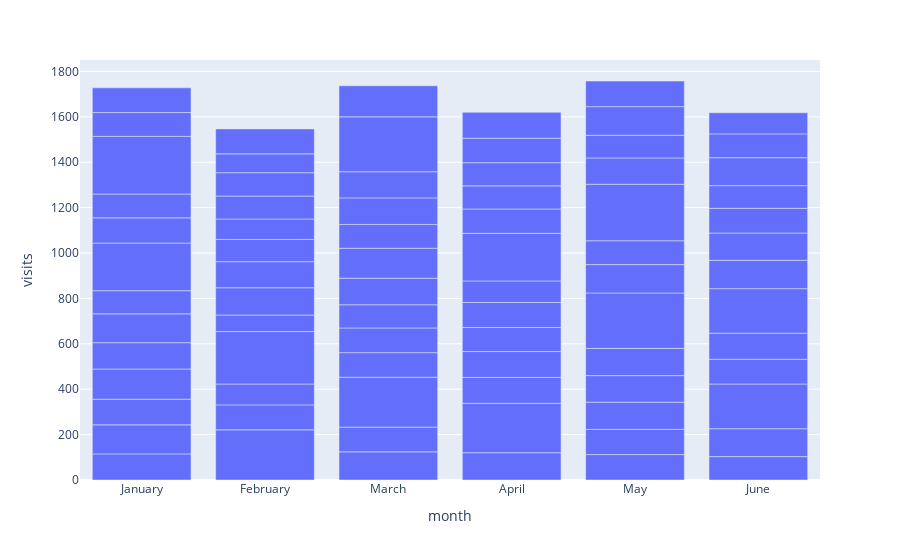

The code cell stored with this chart in its notebook:
### Markdown cell above
With all departments together

### Code cell
fig = px.bar(
    data_frame=temp,
    x="month",
    y="visits",
)
fig.show()

### Figure 1 — Plotly figure (JSON) as saved in the notebook; plotly's stock layout.template omitted (floating-point values rounded to 4 significant figures)
{"data": [{"hovertemplate": "month=%{x}<br>visits=%{y}<extra></extra>", "legendgroup": "", "marker": {"color": "#636efa", "pattern": {"shape": ""}}, "name": "", "orientation": "v", "showlegend": false, "textposition": "auto", "type": "bar", "x": ["January", "January", "January", "January", "January", "January", "January", "January", "January", "January", "January", "January", "January", "February", "February", "February", "February", "February", "February", "February", "February", "February", "February", "February", "February", "February", "March", "March", "March", "March", "March", "March", "March", "March", "March", "March", "March", "March", "March", "April", "April", "April", "April", "April", "April", "April", "April", "April", "April", "April", "April", "April", "May", "May", "May", "May", "May", "May", "May", "May", "May", "May", "May", "May", "May", "June", "June", "June", "June", "June", "June", "June", "June", "June", "June", "June", "June", "June"], "xaxis": "x", "y": [115, 128, 113, 133, 116, 127, 102, 210, 111, 105, 254, 105, 109, 221, 110, 92, 231, 73, 120, 115, 98, 90, 101, 103, 83, 110, 124, 109, 220, 108, 109, 102, 117, 132, 105, 117, 115, 242, 137, 120, 218, 114, 114, 106, 110, 95, 210, 107, 102, 102, 108, 114, 112, 111, 120, 117, 120, 244, 125, 105, 249, 116, 100, 126, 113, 103, 123, 197, 109, 115, 196, 125, 120, 109, 100, 123, 105, 93], "yaxis": "y"}], "layout": {"barmode": "relative", "legend": {"tracegroupgap": 0}, "margin": {"t": 60}, "xaxis": {"anchor": "y", "domain": [0, 1], "title": {"text": "month"}}, "yaxis": {"anchor": "x", "domain": [0, 1], "title": {"text": "visits"}}}}
